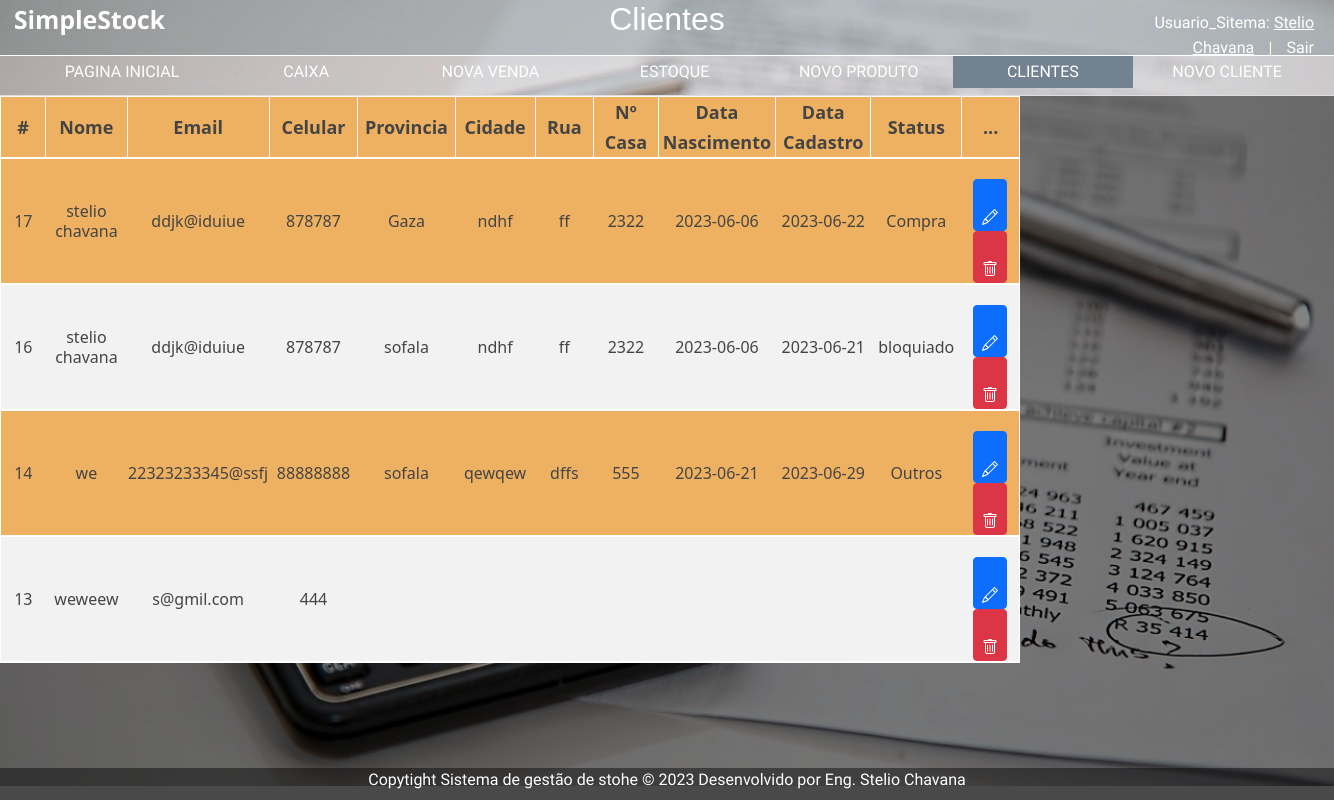
The app's page /paginas/clientes.php with its own data.
### tables this page shows
CREATE TABLE `clientes` (
  `idCliente` int(11) NOT NULL AUTO_INCREMENT,
  `nome` varchar(100) NOT NULL,
  `sexo` varchar(20) NOT NULL,
  `email` varchar(100) NOT NULL,
  `celular` varchar(15) NOT NULL,
  `dataNascimento` date DEFAULT NULL,
  `provincia` varchar(50) DEFAULT NULL,
  `cidade` varchar(200) DEFAULT NULL,
  `rua` varchar(100) DEFAULT NULL,
  `senha` varchar(20) DEFAULT NULL,
  `numeroCasa` int(10) DEFAULT NULL,
  `dataCadastro` date DEFAULT NULL,
  `status` varchar(50) DEFAULT NULL,
  PRIMARY KEY (`idCliente`)
);

### paginas/clientes.php (the view, shortened to what this page needs)
<?php
        $conn = new mysqli("localhost", "root", "", "estagiophp");
        if(!empty($_GET['search'])){
            $data = $_GET['search'];
            $sql = "SELECT * FROM clientes WHERE idCliente LIKE '%$data%' or nome LIKE '%$data%' or email LIKE  '%$data%' or celular LIKE  '%$data%' or dataCadastro LIKE  '%$data%' or rua LIKE  '%$data%' order by idCliente desc";
        } else{
            $sql = "SELECT * FROM clientes order by idCliente desc";
         }
         $result = $conn->query($sql);
?>
<!DOCTYPE html>
<html lang="pt-br">
<head>
    <link rel="stylesheet" href="https://cdn.jsdelivr.net/npm/bootstrap@5.3.0-alpha3/dist/css/bootstrap.min.css">
    <link rel="stylesheet" href="../css/reset.css">
    <link rel="stylesheet" href="../css/main.css">
    <link rel="stylesheet" href="../css/menu.css">
    <link rel="stylesheet" href="../css/formularios.css">
    <link rel="stylesheet" href="../css/btn.css">
    <link rel="stylesheet" href="../css/topo.css">
    <link rel="stylesheet" href="../css/fonts.css">
    <link rel="stylesheet" href="../css/footer.css">
    <link rel="stylesheet" href="../css/table.css">
</head>
<body>
<header class="topo">
            <div class="logo">
            </div>
            <div class="title-pag">
                <h2>Clientes</h2>
            </div>
            <div class="credenciail">
                <ul>
                    <li>
                         <a href="#">Usuario_Sitema: <u>Stelio Chavana</u></a>
                    </li>
                    <span>|</span>
                    <li>
                        <a href="#"> Sair</a>
                    </li>
                </ul>
            </div>
        </header>
    <header id="menu">
        <nav>
            <ul>
                <li ><a href="inicial.php">PAGINA INICIAL</a></li>
                <li ><a href="caixa.php">CAIXA</a></li>
                <li ><a href="nova-venda.php">NOVA VENDA</a></li>
                <li ><a href="estoque.php">ESTOQUE</a></li>
                <li  ><a href="novo-produto.php">NOVO PRODUTO</a></li>
                <li class="active"><a href="clientes.php">CLIENTES</a></li>
                <li  ><a href="novo-cliente.php">NOVO CLIENTE</a></li>
                <li  ><a href="novo-usuario.php">NOVO USUARIO</a></li>
            </ul>
        </nav>
    </header>
        <div id="main">
            <table>
                <thead>
                    <tr>
                        <th>#</th>
                        <th>Nome</th>
                        <th>Email</th>
                        <th>Celular</th>
                        <th>Provincia</th>
                        <th>Cidade</th>
                        <th>Rua</th>
                        <th>Nº Casa</th>
                        <th>Data Nascimento</th>
                        <th>Data Cadastro</th>
                        <th>Status</th>
                        <th>...</th>
                    </tr>
                </thead>
                <tbody>
               <?php
                    if($result && $result->num_rows > 0){
                        while($row = mysqli_fetch_assoc($result)){
                            echo "<tr>";
                            echo "<td>" . $row['idCliente'] . "</td>";
                            echo "<td>" . $row['nome'] . "</td>";
                            echo "<td>" . $row['email'] . "</td>";
                            echo "<td>" . $row['celular'] . "</td>";
                            echo "<td>" . $row['provincia'] . "</td>";
                            echo "<td>" . $row['cidade'] . "</td>";
                            echo "<td>" . $row['rua'] . "</td>";
                            echo "<td>" . $row['numeroCasa'] . "</td>";
                            echo "<td>" . $row['dataNascimento'] . "</td>";
                            echo "<td>" . $row['dataCadastro'] . "</td>";
                            echo "<td>" . $row['status'] . "</td>";
                            echo "<td>
                                <a class = 'btn btn-sm btn-primary' href='editeCliente.php? idCliente=$row[idCliente]'>
                                    <svg xmlns='http://www.w3.org/2000/svg' width='16' height='16' fill='currentColor' class='bi bi-pencil' viewBox='0 0 16 16'>
                                    <path d='M12.146.146a.5.5 0 0 1 .708 0l3 3a.5.5 0 0 1 0 .708l-10 10a.5.5 0 0 1-.168.11l-5 2a.5.5 0 0 1-.65-.65l2-5a.5.5 0 0 1 .11-.168l10-10zM11.207 2.5 13.5 4.793 14.793 3.5 12.5 1.207 11.207 2.5zm1.586 3L10.5 3.207 4 9.707V10h.5a.5.5 0 0 1 .5.5v.5h.5a.5.5 0 0 1 .5.5v.5h.293l6.5-6.5zm-9.761 5.175-.106.106-1.528 3.821 3.821-1.528.106-.106A.5.5 0 0 1 5 12.5V12h-.5a.5.5 0 0 1-.5-.5V11h-.5a.5.5 0 0 1-.468-.325z'/>
                                    </svg>
                                </a>
                                <a class = 'btn btn-sm btn-danger' href='deleteCliente.php? idCliente=$row[idCliente]'>
                                    <svg xmlns='http://www.w3.org/2000/svg' width='16' height='16' fill='currentColor' class='bi bi-trash' viewBox='0 0 16 16'>
                                    <path d='M5.5 5.5A.5.5 0 0 1 6 6v6a.5.5 0 0 1-1 0V6a.5.5 0 0 1 .5-.5Zm2.5 0a.5.5 0 0 1 .5.5v6a.5.5 0 0 1-1 0V6a.5.5 0 0 1 .5-.5Zm3 .5a.5.5 0 0 0-1 0v6a.5.5 0 0 0 1 0V6Z'/>
                                    <path d='M14.5 3a1 1 0 0 1-1 1H13v9a2 2 0 0 1-2 2H5a2 2 0 0 1-2-2V4h-.5a1 1 0 0 1-1-1V2a1 1 0 0 1 1-1H6a1 1 0 0 1 1-1h2a1 1 0 0 1 1 1h3.5a1 1 0 0 1 1 1v1ZM4.118 4 4 4.059V13a1 1 0 0 0 1 1h6a1 1 0 0 0 1-1V4.059L11.882 4H4.118ZM2.5 3h11V2h-11v1Z'/>
                                    </svg>
                                </a>
                            </td>";
                            echo "</tr>";
                        }
                    } else {
                        echo "Nenhum resultado encontrado";
                    }
               ?>
            </tbody>
            </table>
        </div>
    <footer>
        <p>Copytight Sistema de gestão de stohe &copy 2023 Desenvolvido por <a
            href="https://www.quevemcosta.com" target="_blank" >Eng. Stelio Chavana</a>
    </footer>
</body>
</html>

### css/main.css (style rules this page uses)
body { background-image: url('../img/fundo.jpg'); background-size: cover; background-repeat: no-repeat; min-width: 1324px; overflow: none; }
#main { color: #ffff; background:rgba(0, 0, 0, 0.486); width: 100%; height: 84vh; min-width: 920px; display: block; position: relative; overflow: auto; margin-top:1vh solid grey ; }

### css/menu.css (style rules this page uses)
#menu { width: 100%; height: 5vh; background-color: rgba(107, 153, 180, 0); text-align: left; display: block; position: relative; border-bottom: 1px solid #ddd; }
#menu ul li { width: 180px; font: 16px; pointer-events: painted; display: inline-block; line-height: 2em; text-align: center; }
#menu ul li a { color: #fff; width: 100%; display:block; }
#menu ul li:hover,#menu ul li a:hover,#menu ul li.active a,#menu ul li.active { background: #738290; border-bottom: #fff;; }

### css/topo.css (style rules this page uses)
.topo { background-color:rgba(14, 56, 63, 0.171); position: relative; width: 100%; height: 7vh; text-align: center; border-bottom: 1px solid #fff; }
.logo { display: block; position: absolute; left: 15px; top: 10px; height: 30px; width: 200px; background-image: url('../icons/logo.png'); background-repeat: no-repeat; background-size: 150px; }
.title-pag { color:#fff; line-height: 40px; }
.credenciail { color:#FFFFE0; display: block; width: 250px; position: absolute; right: 20px; top: 10px; text-align: right; }
.credenciail ul li { display: inline; }
.credenciail span { margin: 0 10px 0 10px; }

### css/footer.css (style rules this page uses)
footer { color: #ffffff;; display: grid; position: absolute;; width: 100%; height: 4vh; left: 0; bottom: 0; background-color: rgba(0, 0, 0, 0.712); text-align: center; }

### css/table.css (style rules this page uses)
table { border-collapse: collapse; border: 1px solid #fff; width: 1020px; text-align: center; background-color:#EEB161; color: #444; font: bold; font-size: 18px; overflow-y: scroll; }
table thead tr th { border: 1px solid #fff; border-bottom: 2px solid #ffff; line-height: 30px; width: 150px; }
table tbody tr td { line-height: 20px; font-size: 16px; border-bottom: 2px solid #fff; width: 150px; text-align: center; white-space: pre-line; text-overflow: ellipsis; }
table tbody tr a { color:#000000; }
tr:nth-child(even) { background-color: #f2f2f2; }

### records on screen
clientes: idCliente "17", nome "stelio chavana", email "ddjk@iduiue", celular "878787", provincia "Gaza", cidade "ndhf", rua "ff", numeroCasa "2322", dataNascimento "2023-06-06", dataCadastro "2023-06-22", status "Compra"
clientes: idCliente "16", nome "stelio chavana", email "ddjk@iduiue", celular "878787", provincia "sofala", cidade "ndhf", rua "ff", numeroCasa "2322", dataNascimento "2023-06-06", dataCadastro "2023-06-21", status "bloquiado"
clientes: idCliente "14", nome "we", email "22323233345@ssfj", celular "88888888", provincia "sofala", cidade "qewqew", rua "dffs", numeroCasa "555", dataNascimento "2023-06-21", dataCadastro "2023-06-29", status "Outros"
clientes: idCliente "13", nome "weweew", email "s@gmil.com", celular "444"
